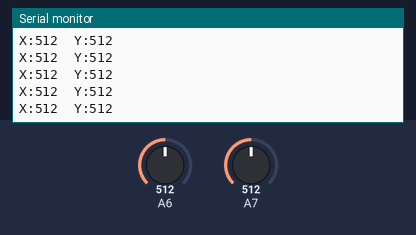
The sketch below on a simulated Arduino Nano, built with avr-gcc and run on an emulated ATmega328P. Shown: the last lines printed to the serial monitor. The inputs (shaded band) are chosen by the test bench; at power-on: A6 = 512, A7 = 512.

Above: at 1.2 s.
1.3 s: A6 set to 716
At 1.31 s:
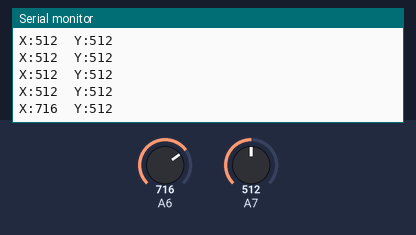
2.8 s: A7 set to 716
At 2.82 s:
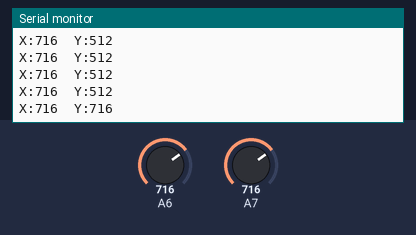
4.3 s: A6 set to 900
At 4.33 s:
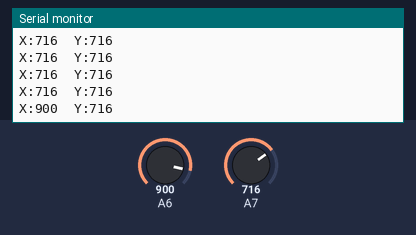
5.8 s: A7 set to 900
At 5.84 s:
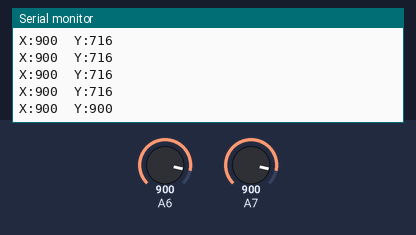
Timing chart, 0 to 8.3 s (numbered marks = the images above; inputs shaded):
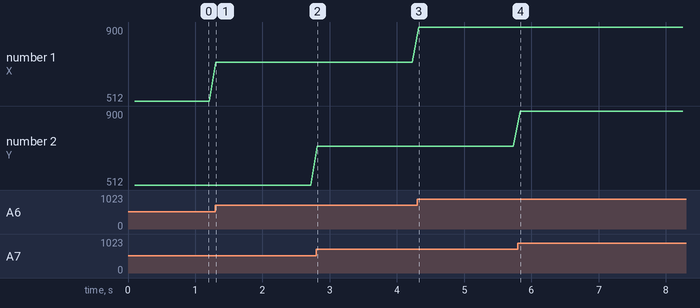

The sketch:

Joystick_test.ino
```cpp
void setup()
{
  Serial.begin(9600);
    pinMode(2, INPUT_PULLUP);
}

void loop()
{
    delay(100);
    Serial.print("X:");
    Serial.print(analogRead(A6));
    Serial.print("\t");
    Serial.print("Y:");
    Serial.println(analogRead(A7));
}
```

Measured:
- after the input at 1.3 s, the serial monitor: prints a new line at once (image 1)
- after the input at 2.8 s, the serial monitor: prints a new line at once (image 2)
- after the input at 4.3 s, the serial monitor: prints a new line at once (image 3)
- after the input at 5.8 s, the serial monitor: prints a new line at once (image 4)
- plotted number 1: 512 → 716 after the input at 1.3 s, 716 → 900 after the input at 4.3 s
